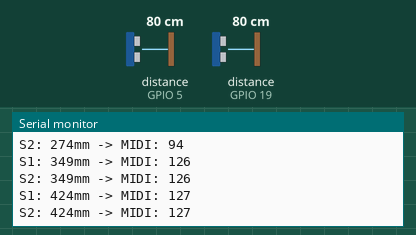
Bench run of a sketch on a simulated ESP32. On the bench: the last lines printed to the serial monitor. Wiring (inferred from the names in the program): 2 × ultrasonic range finder: trigger GPIO 4, echo GPIO 5 / trigger GPIO 18, echo GPIO 19. The inputs (shaded band) are chosen by the test bench; at power-on: distance to the obstacle (sensors on GPIO 5, GPIO 19) 80 cm. The echo pulse lasts 58.3 µs per cm; nothing arrives over Bluetooth unless stated.

Above: at 1.2 s.
1.3 s: distance to the obstacle (sensor on GPIO 5) set to 2 cm
At 2.5 s:
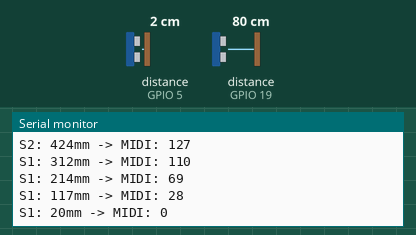
2.8 s: distance to the obstacle (sensor on GPIO 19) set to 2 cm
At 4.0 s:
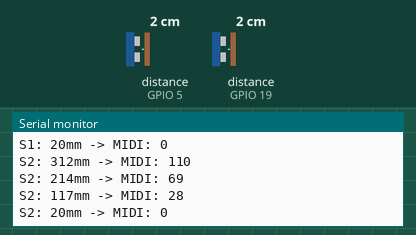
4.3 s: distance to the obstacle (sensor on GPIO 5) set to 9 cm
At 5.5 s:
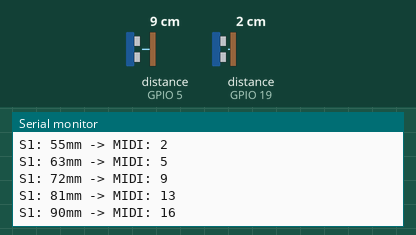
5.8 s: distance to the obstacle (sensor on GPIO 19) set to 9 cm
At 7.3 s:
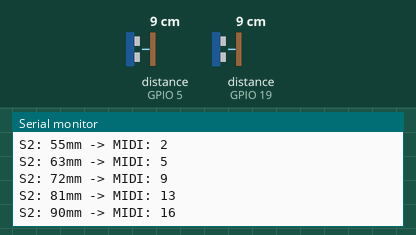
Timing chart, 0 to 8.3 s (numbered marks = the images above; inputs shaded):
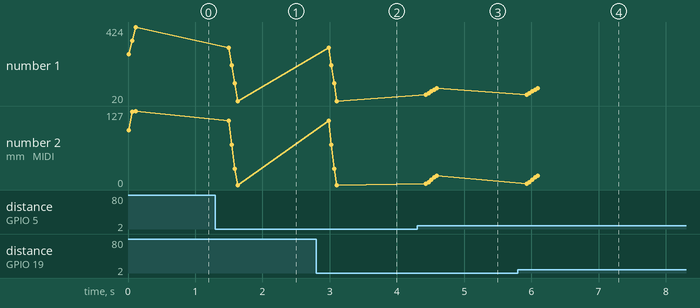

The sketch:

MIDI_Blue.ino
```cpp
#include "BluetoothSerial.h"

BluetoothSerial SerialBT;

// Pines de los sensores ultrasónicos
#define TRIG1 4
#define ECHO1 5
#define TRIG2 18
#define ECHO2 19

// Buffers para promediar
const int BUFFER_SIZE = 8;  // Número de lecturas para promediar
int buffer1[BUFFER_SIZE] = {0};
int buffer2[BUFFER_SIZE] = {0};
int bufferIndex = 0;

// Últimos valores enviados
int lastValue1 = -1;
int lastValue2 = -1;

// --------------------------------------------------------
// Función genérica para medir distancia de un sensor ultr.
// --------------------------------------------------------
long leerDistanciaMM(int trigPin, int echoPin) {
  digitalWrite(trigPin, LOW);
  delayMicroseconds(2);
  digitalWrite(trigPin, HIGH);
  delayMicroseconds(10);
  digitalWrite(trigPin, LOW);

  long duracion = pulseIn(echoPin, HIGH, 30000);
  if (duracion == 0) return -1;

  long distancia = (duracion * 0.343) / 2;
  return distancia;
}

// --------------------------------------------------------
// Función para promediar lecturas
// --------------------------------------------------------
int promedioLectura(int* buffer, long nuevaLectura) {
  // Agregar nueva lectura al buffer
  buffer[bufferIndex] = nuevaLectura;

  // Calcular promedio
  long suma = 0;
  int lecturasValidas = 0;
    for(int i = 0; i < BUFFER_SIZE; i++) {
    if(buffer[i] > 0 && buffer[i] < 1000) { // Filtrar valores extremos
      suma += buffer[i];
      lecturasValidas++;
    }
  }

  return (lecturasValidas > 0) ? (suma / lecturasValidas) : nuevaLectura;
}

// --------------------------------------------------------
// Función para mapear y limitar valores MIDI
// --------------------------------------------------------
int mapToMidi(long distancia) {
  if (distancia <= 0) return 0;
  if (distancia < 50) return 0;
  if (distancia > 350) return 127;

  return map(distancia, 50, 350, 0, 127);
}

// --------------------------------------------------------
// Función para enviar mensajes MIDI
// --------------------------------------------------------
void sendControlChange(byte control, byte value, byte channel) {
  value = constrain(value, 0, 127);
  control = constrain(control, 0, 127);
  channel = constrain(channel, 1, 16);

  byte status = 0xB0 | ((channel - 1) & 0x0F);
  SerialBT.write(status);
  SerialBT.write(control);
  SerialBT.write(value);
}

void setup() {
  Serial.begin(115200);
  SerialBT.begin("ESP32_MIDI_BT");

  pinMode(TRIG1, OUTPUT);
  pinMode(ECHO1, INPUT);
  pinMode(TRIG2, OUTPUT);
  pinMode(ECHO2, INPUT);

  // Inicializar buffers
  for(int i = 0; i < BUFFER_SIZE; i++) {
    buffer1[i] = 200; // Valor inicial razonable
    buffer2[i] = 200;
  }

  Serial.println("ESP32 listo con filtro promediador");
}

void loop() {
  long distancia1 = leerDistanciaMM(TRIG1, ECHO1);
  long distancia2 = leerDistanciaMM(TRIG2, ECHO2);

  // Aplicar filtro promediador
  int distanciaFiltrada1 = promedioLectura(buffer1, distancia1);
  int distanciaFiltrada2 = promedioLectura(buffer2, distancia2);

  // Mapear a MIDI
  int midiValue1 = mapToMidi(distanciaFiltrada1);
  int midiValue2 = mapToMidi(distanciaFiltrada2);

  // Incrementar índice del buffer (circular)
  bufferIndex = (bufferIndex + 1) % BUFFER_SIZE;

  // Enviar solo si hay cambio significativo (reducir salidas)
  if (abs(midiValue1 - lastValue1) >= 1) {  // Más sensible pero menos mensajes
    sendControlChange(10, midiValue1, 1);
    lastValue1 = midiValue1;
    Serial.print("S1: ");
    Serial.print(distanciaFiltrada1);
    Serial.print("mm -> MIDI: ");
    Serial.println(midiValue1);
  }

  if (abs(midiValue2 - lastValue2) >= 1) {
    sendControlChange(11, midiValue2, 1);
    lastValue2 = midiValue2;
    Serial.print("S2: ");
    Serial.print(distanciaFiltrada2);
    Serial.print("mm -> MIDI: ");
    Serial.println(midiValue2);
  }

  delay(40); // Lectura más lenta pero más estable
}
```

Measured:
- after the input at 1.3 s, the serial monitor: prints a new line after 0.20 s (image 1)
- after the input at 2.8 s, the serial monitor: prints a new line after 0.18 s (image 2)
- after the input at 4.3 s, the serial monitor: prints a new line after 0.13 s (image 3)
- after the input at 5.8 s, the serial monitor: prints a new line after 0.13 s (image 4)
- plotted number 1: 424 → 20 after the input at 1.3 s, 20 → 90 after the input at 4.3 s
- plotted number 2: 127 → 0 after the input at 1.3 s, 0 → 16 after the input at 4.3 s
